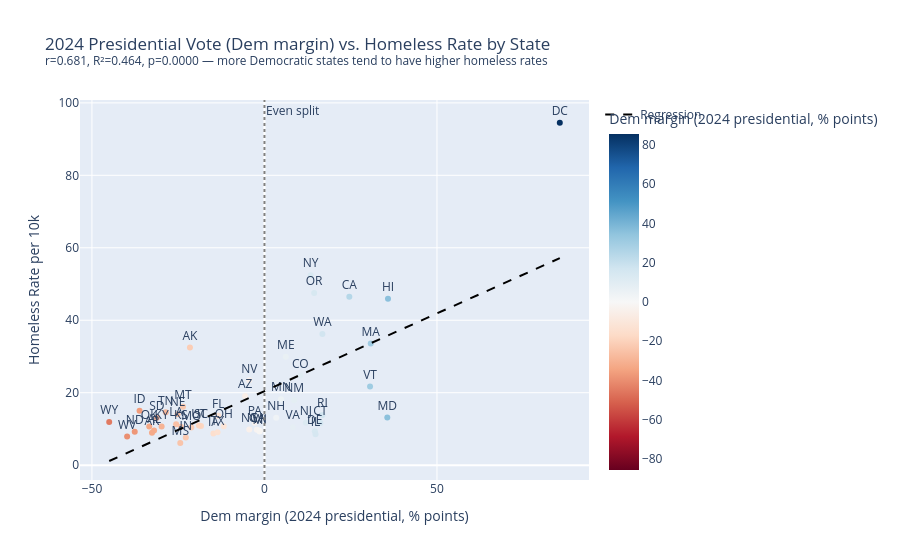

The cell this chart's notebook holds for it:
### Markdown cell above
### Political Ideology vs. Homeless Rate

2024 presidential election results (Harris 2-party %) used as a proxy for state political ideology.
Margin = Dem% × 2 − 100: positive = Democratic lean, negative = Republican.

### Code cell
df_pol = pd.read_csv(ROOT / 'data' / 'processed' / 'merged_state_data.csv')
df_pol = df_pol.dropna(subset=['homeless_rate_per_10k', 'dem_pres_margin_2024'])

slope, intercept, r, p, se = stats.linregress(df_pol['dem_pres_margin_2024'], df_pol['homeless_rate_per_10k'])
r2 = r ** 2
print(f'2024 Dem margin vs homeless rate: r={r:.3f}, R²={r2:.3f}, p={p:.4f}')

x_range = [df_pol['dem_pres_margin_2024'].min(), df_pol['dem_pres_margin_2024'].max()]
y_range = [slope * x + intercept for x in x_range]

fig_pol = px.scatter(
    df_pol, x='dem_pres_margin_2024', y='homeless_rate_per_10k', text='state_postal',
    color='dem_pres_margin_2024',
    color_continuous_scale='RdBu',
    color_continuous_midpoint=0,
    title=f'2024 Presidential Vote (Dem margin) vs. Homeless Rate by State<br>'
          f'<sup>r={r:.3f}, R²={r2:.3f}, p={p:.4f} — more Democratic states tend to have higher homeless rates</sup>',
    labels={'dem_pres_margin_2024': 'Dem margin (2024 presidential, % points)', 'homeless_rate_per_10k': 'Homeless Rate per 10k'},
    hover_name='state_name',
    hover_data={'dem_pres_margin_2024': ':.1f'},
)
fig_pol.add_trace(go.Scatter(x=x_range, y=y_range, mode='lines', name='Regression',
    line=dict(color='black', dash='dash')))
fig_pol.update_traces(textposition='top center', selector=dict(mode='markers+text'))
fig_pol.add_vline(x=0, line_dash='dot', line_color='grey', annotation_text='Even split')
fig_pol.show()

### Figure 1 — Plotly figure (JSON) as saved in the notebook; plotly's stock layout.template omitted (floating-point values rounded to 4 significant figures)
{"data": [{"hovertemplate": "<b>%{hovertext}</b><br><br>Dem margin (2024 presidential, % points)=%{marker.color:.1f}<br>Homeless Rate per 10k=%{y}<br>state_postal=%{text}<extra></extra>", "hovertext": ["Alabama", "Alaska", "Arizona", "Arkansas", "California", "Colorado", "Connecticut", "Delaware", "District of Columbia", "Florida", "Georgia", "Hawaii", "Idaho", "Illinois", "Indiana", "Iowa", "Kansas", "Kentucky", "Louisiana", "Maine", "Maryland", "Massachusetts", "Michigan", "Minnesota", "Mississippi", "Missouri", "Montana", "Nebraska", "Nevada", "New Hampshire", "New Jersey", "New Mexico", "New York", "North Carolina", "North Dakota", "Ohio", "Oklahoma", "Oregon", "Pennsylvania", "Rhode Island", "South Carolina", "South Dakota", "Tennessee", "Texas", "Utah", "Vermont", "Virginia", "Washington", "West Virginia", "Wisconsin", "Wyoming"], "legendgroup": "", "marker": {"color": [-32.0, -21.6, -5.6, -32.6, 24.6, 10.4, 16.2, 14.6, 85.6, -13.4, -2.2, 35.8, -36.2, 14.8, -22.8, -14.8, -24.2, -29.8, -25.6, 6.2, 35.6, 30.8, -1.4, 4.8, -24.4, -21.2, -23.6, -25.2, -4.4, 3.4, 12.0, 8.6, 13.4, -4.4, -37.6, -11.8, -33.4, 14.4, -2.8, 16.8, -18.4, -31.2, -28.6, -13.6, -19.0, 30.6, 8.2, 16.8, -39.8, -1.4, -45.0], "coloraxis": "coloraxis", "symbol": "circle"}, "mode": "markers+text", "name": "", "orientation": "v", "showlegend": false, "text": ["AL", "AK", "AZ", "AR", "CA", "CO", "CT", "DE", "DC", "FL", "GA", "HI", "ID", "IL", "IN", "IA", "KS", "KY", "LA", "ME", "MD", "MA", "MI", "MN", "MS", "MO", "MT", "NE", "NV", "NH", "NJ", "NM", "NY", "NC", "ND", "OH", "OK", "OR", "PA", "RI", "SC", "SD", "TN", "TX", "UT", "VT", "VA", "WA", "WV", "WI", "WY"], "textposition": "top center", "type": "scatter", "x": [-32.0, -21.6, -5.6, -32.6, 24.6, 10.4, 16.2, 14.6, 85.6, -13.4, -2.2, 35.8, -36.2, 14.8, -22.8, -14.8, -24.2, -29.8, -25.6, 6.2, 35.6, 30.8, -1.4, 4.8, -24.4, -21.2, -23.6, -25.2, -4.4, 3.4, 12.0, 8.6, 13.4, -4.4, -37.6, -11.8, -33.4, 14.4, -2.8, 16.8, -18.4, -31.2, -28.6, -13.6, -19.0, 30.6, 8.2, 16.8, -39.8, -1.4, -45.0], "xaxis": "x", "y": [9.56, 32.45, 19.12, 8.93, 46.48, 24.72, 11.61, 9.33, 94.51, 13.63, 9.79, 45.96, 14.99, 8.54, 7.65, 8.73, 10.61, 10.68, 11.31, 29.9, 13.16, 33.58, 9.32, 18.2, 6.15, 10.37, 16.15, 14.08, 23.42, 13.07, 11.71, 17.92, 52.44, 9.81, 9.23, 10.76, 10.7, 47.5, 11.73, 13.82, 10.8, 13.08, 14.59, 9.07, 10.95, 21.7, 10.48, 36.22, 7.91, 9.49, 11.9], "yaxis": "y"}, {"line": {"color": "black", "dash": "dash"}, "mode": "lines", "name": "Regression", "type": "scatter", "x": [-45.0, 85.6], "y": [1.149, 57.14]}], "layout": {"annotations": [{"showarrow": false, "text": "Even split", "x": 0, "xanchor": "left", "xref": "x", "y": 1, "yanchor": "top", "yref": "y domain"}], "coloraxis": {"cmid": 0, "colorbar": {"title": {"text": "Dem margin (2024 presidential, % points)"}}, "colorscale": [[0.0, "rgb(103,0,31)"], [0.1, "rgb(178,24,43)"], [0.2, "rgb(214,96,77)"], [0.3, "rgb(244,165,130)"], [0.4, "rgb(253,219,199)"], [0.5, "rgb(247,247,247)"], [0.6, "rgb(209,229,240)"], [0.7, "rgb(146,197,222)"], [0.8, "rgb(67,147,195)"], [0.9, "rgb(33,102,172)"], [1.0, "rgb(5,48,97)"]]}, "legend": {"tracegroupgap": 0}, "shapes": [{"line": {"color": "grey", "dash": "dot"}, "type": "line", "x0": 0, "x1": 0, "xref": "x", "y0": 0, "y1": 1, "yref": "y domain"}], "title": {"text": "2024 Presidential Vote (Dem margin) vs. Homeless Rate by State<br><sup>r=0.681, R²=0.464, p=0.0000 — more Democratic states tend to have higher homeless rates</sup>"}, "xaxis": {"anchor": "y", "domain": [0.0, 1.0], "title": {"text": "Dem margin (2024 presidential, % points)"}}, "yaxis": {"anchor": "x", "domain": [0.0, 1.0], "title": {"text": "Homeless Rate per 10k"}}}}
